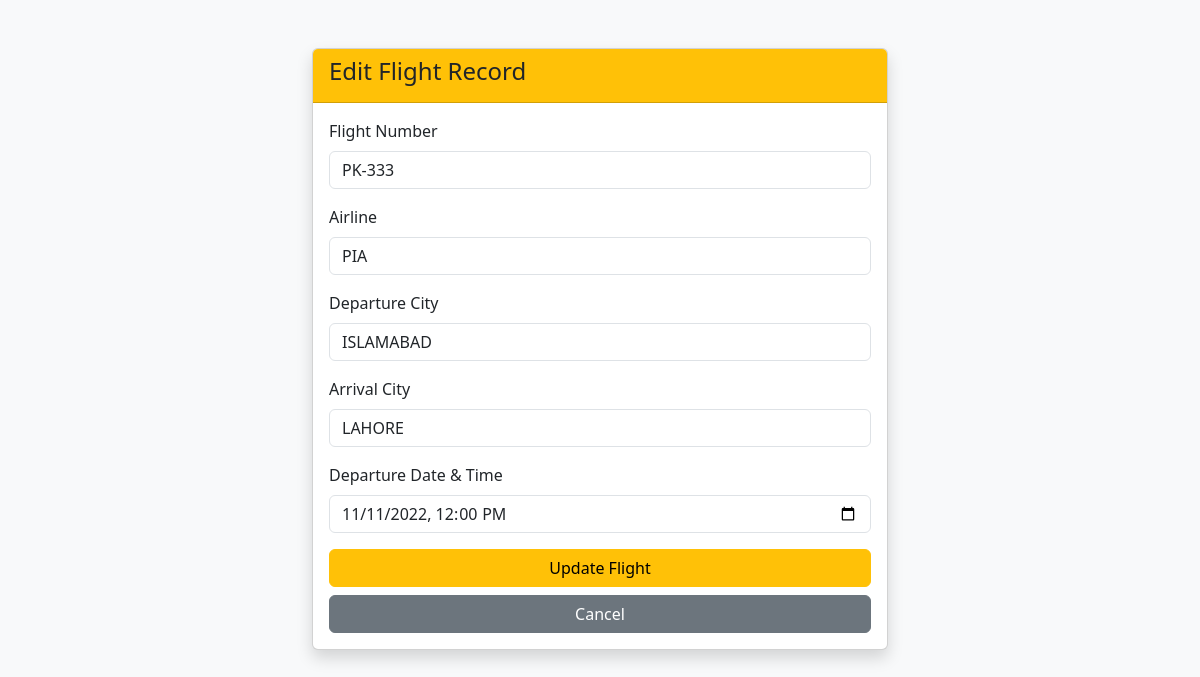
The app's page /update.php?id=2 with its own data.
### tables this page shows
CREATE TABLE `flights` (
  `id` int(11) NOT NULL,
  `flight_number` varchar(50) NOT NULL,
  `airline` varchar(100) NOT NULL,
  `departure_city` varchar(100) NOT NULL,
  `arrival_city` varchar(100) NOT NULL,
  `departure_time` datetime NOT NULL
);

### update.php (the view, shortened to what this page needs)
<?php
include('db.php');
if (isset($_GET['id'])) {
    $id = $_GET['id'];
    $result = $conn->query("SELECT * FROM flights WHERE id=$id");
    $row = $result->fetch_assoc();
}
?>
<!DOCTYPE html>
<html lang="en">
<head>
    <link href="https://cdn.jsdelivr.net/npm/bootstrap@5.3.0/dist/css/bootstrap.min.css" rel="stylesheet">
</head>
<body class="bg-light">
    <div class="container mt-5" style="max-width: 600px;">
        <div class="card shadow">
            <div class="card-header bg-warning text-dark"><h4>Edit Flight Record</h4></div>
            <div class="card-body">
                <form action="update.php" method="POST">
                    <div class="mb-3">
                        <label class="form-label">Flight Number</label>
                        <input type="text" name="flight_number" class="form-control" value="<?php echo $row['flight_number']; ?>" required>
                    </div>
                    <div class="mb-3">
                        <label class="form-label">Airline</label>
                        <input type="text" name="airline" class="form-control" value="<?php echo $row['airline']; ?>" required>
                    </div>
                    <div class="mb-3">
                        <label class="form-label">Departure City</label>
                        <input type="text" name="departure_city" class="form-control" value="<?php echo $row['departure_city']; ?>" required>
                    </div>
                    <div class="mb-3">
                        <label class="form-label">Arrival City</label>
                        <input type="text" name="arrival_city" class="form-control" value="<?php echo $row['arrival_city']; ?>" required>
                    </div>
                    <div class="mb-3">
                        <label class="form-label">Departure Date & Time</label>
                        <input type="datetime-local" name="departure_time" class="form-control" value="<?php echo date('Y-m-d\TH:i', strtotime($row['departure_time'])); ?>" required>
                    </div>
                    <button type="submit" name="update" class="btn btn-warning w-100">Update Flight</button>
                    <a href="index.php" class="btn btn-secondary w-100 mt-2">Cancel</a>
                </form>
            </div>
        </div>
    </div>
</body>
</html>

### records on screen
flights: flight_number "PK-333", airline "PIA", departure_city "ISLAMABAD", arrival_city "LAHORE", departure_time "11/11/2022 12:00"
